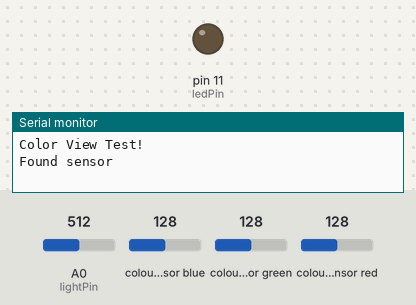
This sketch was run on a simulated Arduino Uno, built with avr-gcc and run on an emulated ATmega328P. Shown: output pins drawn as LEDs (lit = HIGH), the last lines printed to the serial monitor. The test bench sets the inputs (shaded band); at power-on: A0 (lightPin) = 512, colour sensor blue 128, colour sensor green 128, colour sensor red 128.

Above: at 1.2 s.
1.3 s: A0 (lightPin) set to 459
2.8 s: A0 (lightPin) set to 432
At 3.2 s:
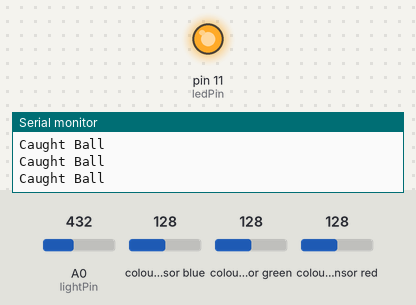
4.3 s: A0 (lightPin) set to 716
At 4.9 s:
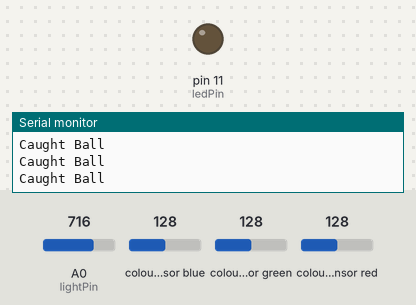
Timing chart, 0 to 7.3 s (numbered marks = the images above; inputs shaded):
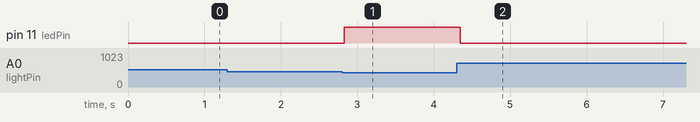

The sketch:

Midterm_Demo.ino
```cpp
//#include <i2c_t3.h>
#include <Adafruit_TCS34725.h>

Adafruit_TCS34725 color = Adafruit_TCS34725(TCS34725_INTEGRATIONTIME_2_4MS, TCS34725_GAIN_1X);

uint16_t r; uint16_t g; uint16_t b; uint16_t c;

int lightPin = 0;  //define a pin for Photo resistor (needs to be analog in!)
int ledPin = 11;     //define a pin for LED
int init_brightness = 1000;
int brightness = 0;

void setup()
{
  Serial.begin(9600);
  Serial.println("Color View Test!");

  pinMode( ledPin, OUTPUT );

  // detect initial brightness values
  init_brightness = analogRead(lightPin);

  // loop through and initalize all sensors
  if (color.begin()) {
    Serial.println("Found sensor");
  } else {
    Serial.println("No TCS34725 found ... check your connections");
    while (1); // halt!
  }

}
void loop()
{
   brightness = init_brightness - analogRead(lightPin); // get the realtive brightness

  //Serial.println(brightness); //Write the value of the photoresistor to the serial monitor.

  // determine if the brightness is low enough for a ball to be caught
  if(brightness >= 70)
  {
    // turn on the led
    digitalWrite(ledPin, HIGH);
    Serial.println("Caught Ball");
  }
  else
  {
    digitalWrite(ledPin, LOW);
  }

  // read the color sensor
  color.getRawData(&r, &g, &b, &c);

  //look for blue
  if((c>170) && (r<30) && (g>60) && (b>96))
  {
    Serial.println("Line");
    // turn on the led
    digitalWrite(ledPin, HIGH);
    Serial.println("Caught Ball");
  }

//    Serial.print("\tC:\t"); Serial.print(c);
//    Serial.print("\tR:\t"); Serial.print(r);
//    Serial.print("\tG:\t"); Serial.print(g);
//    Serial.print("\tB:\t"); Serial.println(b);
}
```

Measured:
- the behaviour switches between 443 and 442 on A0 (lightPin) (found by bisection; images 0 and 1)
- after the input at 1.3 s, every drawn part: stays the same
- after the input at 2.8 s, pin 11 (ledPin): LOW → HIGH at once
- after the input at 4.3 s, pin 11 (ledPin): HIGH → LOW at once
